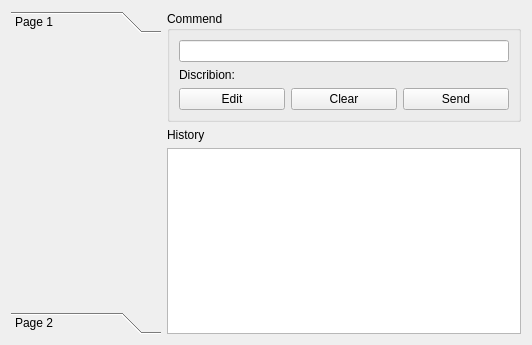
<?xml version="1.0" encoding="UTF-8"?>
<ui version="4.0">
 <class>ATMode</class>
 <widget class="QWidget" name="ATMode">
  <property name="geometry">
   <rect>
    <x>0</x>
    <y>0</y>
    <width>532</width>
    <height>345</height>
   </rect>
  </property>
  <property name="windowTitle">
   <string>Form</string>
  </property>
  <layout class="QHBoxLayout" name="horizontalLayout_3">
   <item>
    <widget class="QToolBox" name="CommandList_ToolBox">
     <property name="minimumSize">
      <size>
       <width>150</width>
       <height>0</height>
      </size>
     </property>
     <property name="maximumSize">
      <size>
       <width>150</width>
       <height>16777215</height>
      </size>
     </property>
     <property name="currentIndex">
      <number>0</number>
     </property>
     <widget class="QWidget" name="page">
      <property name="geometry">
       <rect>
        <x>0</x>
        <y>0</y>
        <width>150</width>
        <height>267</height>
       </rect>
      </property>
      <attribute name="label">
       <string>Page 1</string>
      </attribute>
     </widget>
     <widget class="QWidget" name="page_2">
      <property name="geometry">
       <rect>
        <x>0</x>
        <y>0</y>
        <width>150</width>
        <height>267</height>
       </rect>
      </property>
      <attribute name="label">
       <string>Page 2</string>
      </attribute>
     </widget>
    </widget>
   </item>
   <item>
    <layout class="QVBoxLayout" name="verticalLayout_3">
     <item>
      <widget class="QGroupBox" name="CommandEdit">
       <property name="title">
        <string>Commend</string>
       </property>
       <layout class="QVBoxLayout" name="verticalLayout">
        <item>
         <layout class="QHBoxLayout" name="horizontalLayout">
          <item>
           <widget class="QLineEdit" name="CommandEdit_LineEdit"/>
          </item>
         </layout>
        </item>
        <item>
         <widget class="QLabel" name="Discrbion_Label">
          <property name="minimumSize">
           <size>
            <width>0</width>
            <height>0</height>
           </size>
          </property>
          <property name="text">
           <string>Discribion: </string>
          </property>
         </widget>
        </item>
        <item>
         <layout class="QHBoxLayout" name="horizontalLayout_2">
          <item>
           <widget class="QPushButton" name="Edit_PushButton">
            <property name="text">
             <string>Edit</string>
            </property>
           </widget>
          </item>
          <item>
           <widget class="QPushButton" name="Clear_PushButton">
            <property name="text">
             <string>Clear</string>
            </property>
           </widget>
          </item>
          <item>
           <widget class="QPushButton" name="Send_PushButton">
            <property name="text">
             <string>Send</string>
            </property>
           </widget>
          </item>
         </layout>
        </item>
       </layout>
      </widget>
     </item>
     <item>
      <layout class="QVBoxLayout" name="verticalLayout_2">
       <item>
        <widget class="QLabel" name="label_2">
         <property name="text">
          <string>History</string>
         </property>
        </widget>
       </item>
       <item>
        <widget class="QListWidget" name="History_ListWidget"/>
       </item>
      </layout>
     </item>
    </layout>
   </item>
  </layout>
 </widget>
 <resources/>
 <connections/>
</ui>
